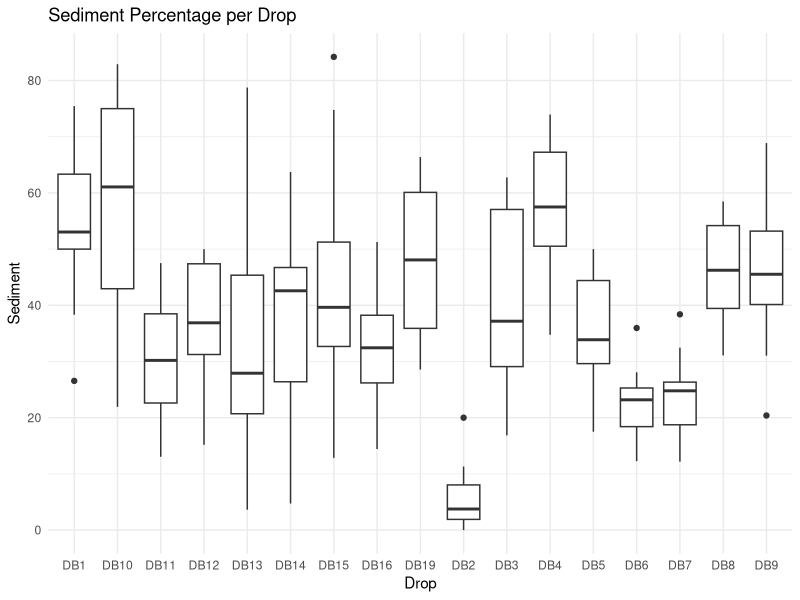
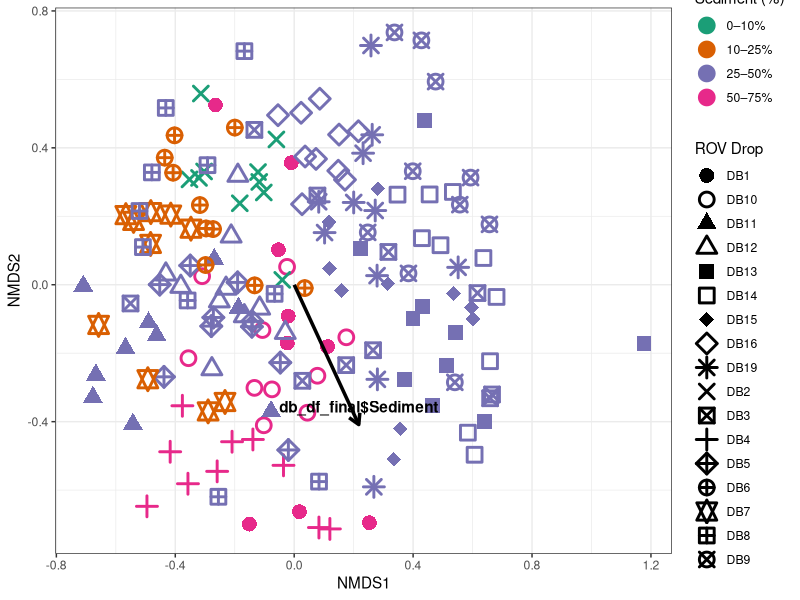

Source code (R) for these figures, in order: (Note: this script raises an error after producing the figures.)

# Doubtless bay percent cover
################################

# Setting up data

## Set Working directory
setwd("C:/Users/yassy/OneDrive - Victoria University of Wellington - STAFF/PhD/Video_Analysis_Communities/DoubtlessBay")


## Load in data frame ##

library(readr)
db_df <- read.csv("DB_PercentCover.csv")


# CHECK rows add to 100

## Identify metadata and species columns
metadata_cols <- c("Image.ID", "Image.name", "Location", "Drop", "Depth", "Latitude", "Longitude", "Site", "Sediment_mean", "Sediment_cat")
species_cols <- setdiff(names(db_df), metadata_cols)

## Calculate row sums for percent cover columns
db_df$row_sum <- rowSums(db_df[species_cols], na.rm = TRUE)

## Check summary statistics for row sums
summary(db_df$row_sum)
View(db_df)

# Delete row_sum
library(dplyr)
db_df <- db_df %>% select(-row_sum)



# Remove "Other"

db_df_no_other <- db_df %>%
  select(-Other)

## Identify metadata columns
metadata_cols <- c("Image.ID", "Image.name", "Location", "Drop", "Depth", "Latitude", "Longitude", "Site", "Sediment_mean", "Sediment_cat")
## Identify species columns (excluding "Other")
species_cols <- setdiff(names(db_df_no_other), metadata_cols)

## Calculate the sum of percent cover for each image (excluding "Other")
db_df_no_other <- db_df_no_other %>%
  rowwise() %>%
  mutate(total_cover = sum(c_across(all_of(species_cols)), na.rm = TRUE)) %>%
  ungroup()

## Rescale each species column so the sum is 100% per image
db_df_final <- db_df_no_other %>%
  mutate(across(all_of(species_cols), ~ .x / total_cover * 100))


# CHECK rows add to 100

## Calculate the row sums of the species columns
db_df_final <- db_df_final %>%
  rowwise() %>%
  mutate(row_sum = sum(c_across(all_of(species_cols)), na.rm = TRUE)) %>%
  ungroup()

# Check the summary of row_sum
summary(db_df_final$row_sum)

# REMOVE row_sum and total_cover
db_df_final <- db_df_final %>% select(-row_sum, -total_cover)


## Split into categories

meta <- db_df_final[, 1:8]                      # Drop, Site, etc
groups <- db_df_final[, 9:ncol(db_df_final)]          # Groups of species


##########################################

# Investigation

#####
## Plot sediment % per site
#####

library(ggplot2)

ggplot(db_df_final, aes(x = Drop, y = Sediment)) + 
  geom_boxplot() + 
  theme_minimal() + 
  labs(title = "Sediment Percentage per Drop")



######
## PERMANOVA - sediment predictor of community composition
######

# Remove "Sediment"

db_df_no_sedi <- db_df_final %>%
  select(-Sediment)

## Identify metadata columns
metadata_cols <- c("Image.ID", "Image.name", "Location", "Drop", "Depth", "Latitude", "Longitude", "Site", "Sediment_mean", "Sediment_cat")
## Identify species columns (excluding "Other")
species_cols <- setdiff(names(db_df_no_sedi), metadata_cols)

## Calculate the sum of percent cover for each image (excluding "Other")
db_df_no_sedi <- db_df_no_sedi %>%
  rowwise() %>%
  mutate(total_cover = sum(c_across(all_of(species_cols)), na.rm = TRUE)) %>%
  ungroup()

## Rescale each species column so the sum is 100% per image
db_df_no_sedi_final <- db_df_no_sedi %>%
  mutate(across(all_of(species_cols), ~ .x / total_cover * 100))

# REMOVE and total_cover
db_df_no_sedi_final <- db_df_no_sedi_final %>% select(-total_cover)


no_sedi_nosed <- db_df_no_sedi_final %>%
  select(-c(1:8))  # Exclude sediment and metadata

sediment_vector <- db_df_final$Sediment

library(vegan)

# No sediment - continuous sediment vector
set.seed(777)
adonis2(no_sedi_nosed ~ sediment_vector, method = "bray", permutations = 999)

# With sediment
adonis2(groups ~ sediment_vector, method = "bray", permutations = 999)

# Drop permanova
drop_vector <- db_df_final$Drop
adonis2(no_sedi_nosed ~ drop_vector, method = "bray", permutations = 999)

# Depth permanova
adonis2(no_sedi_nosed ~ db_df_final$Depth, method = "bray", permutations = 999)


# create sediment categories
db_df_final <- db_df_final %>%
  mutate(Sediment_cat_3 = cut(
    Sediment,
    breaks = c(-Inf, 33, 66, Inf),
    labels = c("Low", "Medium", "High"),
    right = FALSE
  ))



# Categorical sediment vector
adonis2(no_sedi_nosed ~ db_df_final$Sediment_cat_3, method = "bray", permutations = 999)

# Post-hoc SIMPER
simper_res <- simper(no_sedi_nosed, db_df_final$Sediment_cat_3)


#############################################


# Mean sediment cover per drop and add as new column
library(dplyr)



db_df_final <- db_df_final %>%
  group_by(Drop) %>%
  mutate(Sediment_mean = mean(Sediment, na.rm = TRUE)) %>%
  ungroup() %>%
  mutate(Sediment_cat = cut(
    Sediment_mean,
    breaks = c(-Inf, 10, 25, 50, 75, Inf),
    labels = c("0–10%", "10–25%", "25–50%", "50–75%", "75–100%"),
    right = FALSE
  ))


## add sediment data to end of the df that excludes sediment
db_df_no_sedi_final <- db_df_no_sedi_final %>% left_join(db_df_final %>% select(Image.ID, Sediment_mean, Sediment_cat), by = "Image.ID")








# NMDS


## NMDS Ordination 
library(vegan)

set.seed(777)
nmds <- metaMDS(no_sedi_nosed, distance = "bray")


## Extract scores and add metadata
nmds_scores <- as.data.frame(scores(nmds)$sites)
nmds_scores$Drop <- db_df_no_sedi_final$Drop
nmds_scores$Image.ID <- db_df_no_sedi_final$Image.ID
nmds_scores$Sediment_mean <- db_df_no_sedi_final$Sediment_mean
nmds_scores$Sediment <- db_df_no_sedi_final$Sediment
nmds_scores$Sediment_cat <- db_df_no_sedi_final$Sediment_cat



# 17 drops, alternating solid and hollow shapes
solid_shapes  <- c(16, 17, 15, 18, 8, 7, 9, 11, 13)
hollow_shapes <- c(1, 2, 0, 5, 4, 3, 10, 12, 14)
shape_values  <- c(rbind(solid_shapes, hollow_shapes))[1:17]  # Interleave, then truncate to 17

# Assign each drop a shape
drops <- sort(unique(nmds_scores$Drop))
shape_map <- data.frame(
  Drop = drops,
  shape = shape_values
)

nmds_scores <- dplyr::left_join(nmds_scores, shape_map, by = "Drop")

# Sediment vector

library(vegan)

# Fit Sediment as a continuous environmental vector
fit <- envfit(nmds, db_df_final$Sediment, permutations = 999)

# Extract vector scores and correlation (r)
vector_scores <- as.data.frame(scores(fit, display = "vectors"))
vector_scores$variable <- rownames(vector_scores)
vector_scores$r <- fit$vectors$r


library(ggplot2)

ggplot(nmds_scores, aes(x = NMDS1, y = NMDS2,
                        shape = factor(Drop),
                        colour = Sediment_cat)) +
  geom_point(size = 4, stroke = 1.5, show.legend = TRUE) +
  scale_shape_manual(values = shape_map$shape) +
  scale_colour_manual(values = c(
    "0–10%" = "#1b9e77", 
    "10–25%" = "#d95f02",
    "25–50%" = "#7570b3",
    "50–75%" = "#e7298a",
    "75–100%" = "#66a61e"
  )) +
  # Overlay vector
  geom_segment(
    data = vector_scores,
    aes(x = 0, y = 0, xend = NMDS1, yend = NMDS2),
    arrow = arrow(length = unit(0.3, "cm")),
    colour = "black",
    linewidth = 1.2,
    inherit.aes = FALSE
  ) +
  geom_text(
    data = vector_scores,
    aes(x = NMDS1, y = NMDS2, label = variable),
    colour = "black",
    vjust = -1,
    fontface = "bold",
    inherit.aes = FALSE
  ) +
  labs(shape = "ROV Drop", colour = "Sediment (%)") +
  theme_bw()



ggplot(nmds_scores, aes(x = NMDS1, y = NMDS2)) +
  geom_point(aes(shape = factor(Drop), colour = Sediment_mean), size = 4, stroke = 1.25) +
  scale_shape_manual(values = shape_map$shape) +
  scale_color_viridis(
    name = "Sediment (%)",
    option = "D",      # Try "D" or "plasma" for variation
    direction = -1     # Darker = higher sediment
  ) +
  theme_minimal() +
  labs(shape = "ROV Drop", colour = "Sediment (%)") + 
  # Overlay vector
  geom_segment(
    data = vector_scores,
    aes(x = 0, y = 0, xend = NMDS1, yend = NMDS2),
    arrow = arrow(length = unit(0.3, "cm")),
    colour = "black",
    linewidth = 1.2,
    inherit.aes = FALSE
  ) +
  geom_text(
    data = vector_scores,
    aes(x = NMDS1, y = NMDS2, label = variable),
    colour = "black",
    vjust = -1,
    fontface = "bold",
    inherit.aes = FALSE
  ) +
  theme(
    legend.position = "right",
    legend.title = element_text(size = 11),
    legend.text = element_text(size = 9)
  )







###############################


# Import major groups

group_df <- read.csv("To_Major_Cats.csv")
group_df <- group_df %>%
  mutate(Species = make.names(Species))


library(dplyr)
library(tidyr)


# Pivot to long format
cover_long <- db_df_final %>%
  pivot_longer(
    cols = -(c(Image.ID, Image.name, Location, Drop, Depth, Latitude, Longitude, Site, Sediment_mean, Sediment_cat, Sediment_cat_3)), # adjust as needed
    names_to = "Species",
    values_to = "PercentCover"
  )

# Add Group column
cover_long_grouped <- cover_long %>%
  left_join(group_df, by = "Species")


# Summarise percent cover by group for each image

group_summary <- cover_long_grouped %>%
  group_by(Image.ID, Group) %>%
  summarise(TotalPercentCover = sum(PercentCover, na.rm = TRUE), .groups = "drop")

metadata <- db_df_final %>%
  select(Image.ID, Image.name, Location, Drop, Depth, Latitude, Longitude, Site, Sediment_mean, Sediment_cat) %>%  # add/remove columns as needed
  distinct()

# FINAL GROUPED FRAME LONG
group_summary_long <- group_summary %>%
  left_join(metadata, by = "Image.ID")

# FINAL GROUPED FRAME WIDE
group_summary_wide <- group_summary_long %>%
  pivot_wider(names_from = Group, values_from = TotalPercentCover, values_fill = 0)


######## 

# Bar chart average abundance by major groups

library(dplyr)

## Calculate mean percent cover per group
group_means <- group_summary_long %>%
  group_by(Group) %>%
  summarise(MeanPercentCover = mean(TotalPercentCover, na.rm = TRUE))

## SE calculation
group_means <- group_summary_long %>%
  group_by(Group) %>%
  summarise(
    MeanPercentCover = mean(TotalPercentCover, na.rm = TRUE),
    SE = sd(TotalPercentCover, na.rm = TRUE) / sqrt(n()),
    .groups = "drop"
  )


## Bar plot overall abundance major groups
library(ggplot2)

ggplot(group_means, aes(x = reorder(Group, -MeanPercentCover), y = MeanPercentCover, fill = Group)) +
  geom_bar(stat = "identity") +
  geom_errorbar(aes(ymin = MeanPercentCover - SE, ymax = MeanPercentCover + SE), width = 0.2) +
  labs(x = NULL, y = "Abundance (% cover)") +
  theme_minimal() +
  theme(axis.text.x = element_text(angle = 45, hjust = 1))



#  Calculate mean percent cover per group per Drop
group_means_by_drop <- group_summary_long %>%
  group_by(Drop, Group) %>%
  summarise(MeanPercentCover = mean(TotalPercentCover, na.rm = TRUE), .groups = "drop")

library(tidytext)

group_means_by_drop <- group_means_by_drop %>%
  mutate(Drop_ordered = reorder_within(Drop, MeanPercentCover, Group))

group_means_by_drop <- group_summary_long %>%
  group_by(Drop, Group) %>%
  summarise(
    MeanPercentCover = mean(TotalPercentCover, na.rm = TRUE),
    SE = sd(TotalPercentCover, na.rm = TRUE) / sqrt(n()),
    .groups = "drop"
  )



ggplot(group_means_by_drop, aes(x = reorder(Group, -MeanPercentCover), y = MeanPercentCover, fill = Group)) +
  geom_bar(stat = "identity") +
  geom_errorbar(aes(ymin = MeanPercentCover - SE, ymax = MeanPercentCover + SE), width = 0.2) +
  facet_wrap(~ Drop, nrow = 4, ncol= 5) +  # One wide row of panes, one per Drop
  labs(x = NULL, y = "Abundance (% cover)") +
  theme_minimal() +
  theme(axis.text.x = element_blank(), axis.ticks.x = element_blank(), legend.position = "bottom", legend.direction = "horizontal")



# NMDS

groups_major <- group_summary_wide[, 11:ncol(group_summary_wide)]

## NMDS Ordination 
library(vegan)
nmds <- metaMDS(groups_major, distance = "bray")


## Extract scores and add metadata
nmds_scores <- as.data.frame(scores(nmds)$sites)
nmds_scores$Drop <- group_summary_wide$Drop
nmds_scores$Sediment_cat <- group_summary_wide$Sediment_cat


# Example: 17 drops, alternating solid and hollow shapes
solid_shapes  <- c(16, 17, 15, 18, 8, 7, 9, 11, 13)
hollow_shapes <- c(1, 2, 0, 5, 4, 3, 10, 12, 14)
shape_values  <- c(rbind(solid_shapes, hollow_shapes))[1:17]  # Interleave, then truncate to 17

# Assign each drop a shape
drops <- sort(unique(nmds_scores$Drop))
shape_map <- data.frame(
  Drop = drops,
  shape = shape_values
)

nmds_scores <- dplyr::left_join(nmds_scores, shape_map, by = "Drop")

# Sediment vector

library(vegan)

# Fit Sediment as a continuous environmental vector
fit <- envfit(nmds, group_summary_wide$Sediment, permutations = 999)

# Extract vector scores and correlation (r)
vector_scores <- as.data.frame(scores(fit, display = "vectors"))
vector_scores$variable <- rownames(vector_scores)
vector_scores$r <- fit$vectors$r




library(ggplot2)

ggplot(nmds_scores, aes(x = NMDS1, y = NMDS2,
                        shape = factor(Drop),
                        colour = Sediment_cat)) +
  geom_point(size = 4, stroke = 1.5, show.legend = TRUE) +
  scale_shape_manual(values = shape_map$shape) +
  scale_colour_manual(values = c(
    "0–10%" = "#1b9e77", 
    "10–25%" = "#d95f02",
    "25–50%" = "#7570b3",
    "50–75%" = "#e7298a",
    "75–100%" = "#66a61e"
  )) +
  # Overlay vector if present
  geom_segment(
    data = vector_scores,
    aes(x = 0, y = 0, xend = NMDS1, yend = NMDS2),
    arrow = arrow(length = unit(0.3, "cm")),
    colour = "black",
    linewidth = 1.2,
    inherit.aes = FALSE
  ) +
  geom_text(
    data = vector_scores,
    aes(x = NMDS1, y = NMDS2, label = variable),
    colour = "black",
    vjust = -1,
    fontface = "bold",
    inherit.aes = FALSE
  ) +
  labs(shape = "ROV Drop", colour = "Sediment (%)") +
  theme_bw()
